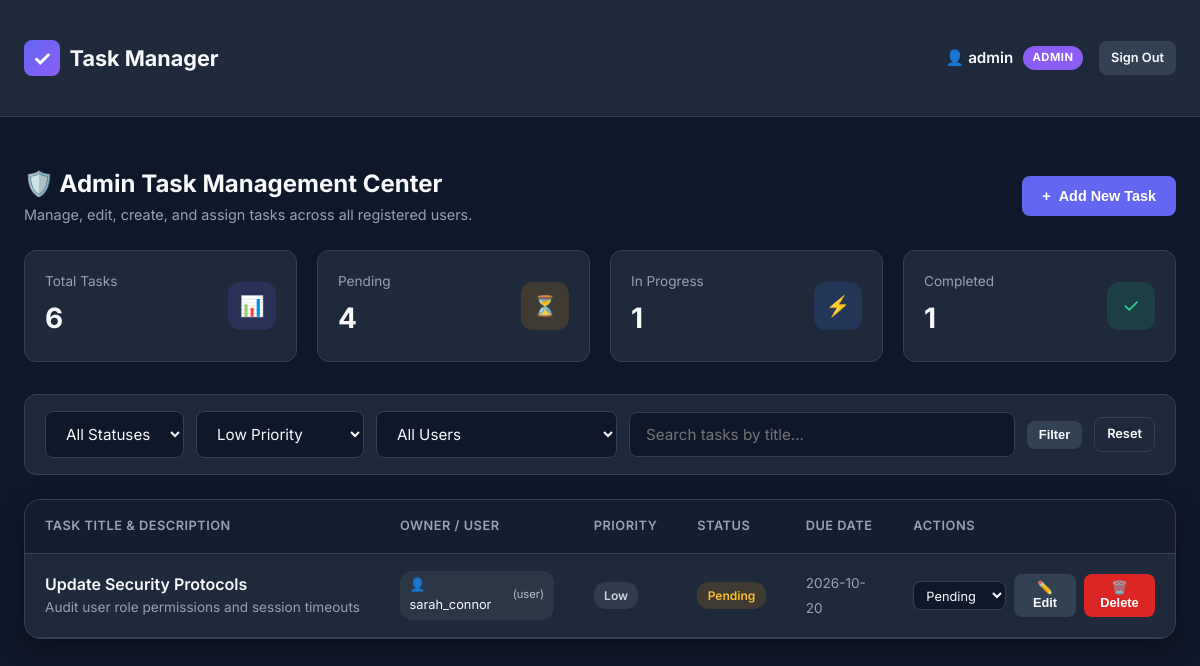
/dashboard.php?priority=low (signed in), run on the app's committed database.
### tables this page shows
CREATE TABLE users (
        id INTEGER PRIMARY KEY AUTOINCREMENT,
        username TEXT UNIQUE NOT NULL,
        email TEXT UNIQUE NOT NULL,
        password TEXT NOT NULL,
        role TEXT NOT NULL DEFAULT 'user',
        created_at DATETIME DEFAULT CURRENT_TIMESTAMP
    );

CREATE TABLE tasks (
        id INTEGER PRIMARY KEY AUTOINCREMENT,
        user_id INTEGER NOT NULL,
        title TEXT NOT NULL,
        description TEXT,
        priority TEXT DEFAULT 'medium',
        status TEXT DEFAULT 'pending',
        due_date DATE,
        created_at DATETIME DEFAULT CURRENT_TIMESTAMP,
        FOREIGN KEY (user_id) REFERENCES users(id) ON DELETE CASCADE
    );

### config.php (called while the page is built, shortened)
<?php
function sanitize($data) {
    return htmlspecialchars(trim($data ?? ''), ENT_QUOTES, 'UTF-8');
}
function is_logged_in() {
    return isset($_SESSION['user_id']) && !empty($_SESSION['user_id']);
}
function is_admin() {
    return is_logged_in() && isset($_SESSION['role']) && $_SESSION['role'] === 'admin';
}
function get_current_user_data() {
    return [
        'id' => $_SESSION['user_id'],
        'username' => $_SESSION['username'],
        'email' => $_SESSION['email'] ?? '',
        'role' => $_SESSION['role']
    ];
}
?>

### dashboard.php (the view, shortened to what this page needs)
<?php
require_once __DIR__ . '/config.php';
$current_user = get_current_user_data();
$is_admin = is_admin();
$filter_status = sanitize($_GET['status'] ?? '');
$filter_priority = sanitize($_GET['priority'] ?? '');
$filter_user = sanitize($_GET['user_id'] ?? '');
$search_query = sanitize($_GET['q'] ?? '');
if ($is_admin) {
    $stats_total = $pdo->query("SELECT COUNT(*) FROM tasks")->fetchColumn();
    $stats_pending = $pdo->query("SELECT COUNT(*) FROM tasks WHERE status = 'pending'")->fetchColumn();
    $stats_progress = $pdo->query("SELECT COUNT(*) FROM tasks WHERE status = 'in_progress'")->fetchColumn();
    $stats_completed = $pdo->query("SELECT COUNT(*) FROM tasks WHERE status = 'completed'")->fetchColumn();
}
if ($is_admin) {
    $all_users = $pdo->query("SELECT id, username, email, role FROM users ORDER BY username ASC")->fetchAll();
}
$sql = "SELECT t.*, u.username as owner_name, u.role as owner_role
        FROM tasks t
        JOIN users u ON t.user_id = u.id
        WHERE 1=1";
$params = [];
if (!empty($filter_priority)) {
    $sql .= " AND t.priority = ?";
    $params[] = $filter_priority;
}
$sql .= " ORDER BY CASE t.priority WHEN 'high' THEN 1 WHEN 'medium' THEN 2 WHEN 'low' THEN 3 END, t.created_at DESC";
$stmt = $pdo->prepare($sql);
$stmt->execute($params);
$tasks = $stmt->fetchAll();
?>
<!DOCTYPE html>
<html lang="en">
<head>
    <link rel="stylesheet" href="style.css">
</head>
<body>
    <nav class="navbar">
        <div class="container navbar-content">
            <a href="dashboard.php" class="brand">
                <div class="brand-icon">✓</div>
                Task Manager
            </a>
            <div class="user-profile">
                <div class="user-info">
                    <span style="font-weight: 600; font-size: 0.95rem;">
                        👤 <?php echo htmlspecialchars($current_user['username']); ?>
                    </span>
                    <span class="role-badge <?php echo $is_admin ? 'role-admin' : 'role-user'; ?>">
                        <?php echo htmlspecialchars(strtoupper($current_user['role'])); ?>
                    </span>
                </div>
                <a href="logout.php" class="btn btn-secondary btn-sm">Sign Out</a>
            </div>
        </div>
    </nav>
    <div class="container">
        <div class="dashboard-header">
            <div class="dashboard-title">
                <h2>
                    <?php echo $is_admin ? '🛡️ Admin Task Management Center' : '📋 My Tasks Dashboard'; ?>
                </h2>
                <p>
                    <?php echo $is_admin
                        ? 'Manage, edit, create, and assign tasks across all registered users.'
                        : 'Organize, create, update, and track your assigned tasks.'; ?>
                </p>
            </div>
            <button class="btn btn-primary" onclick="openCreateModal()">
                <span>+</span> Add New Task
            </button>
        </div>
        <div class="stats-grid">
            <div class="stat-card">
                <div class="stat-info">
                    <span>Total Tasks</span>
                    <h3><?php echo $stats_total; ?></h3>
                </div>
                <div class="stat-icon" style="background: rgba(99, 102, 241, 0.15); color: #818cf8;">📊</div>
            </div>
            <div class="stat-card">
                <div class="stat-info">
                    <span>Pending</span>
                    <h3><?php echo $stats_pending; ?></h3>
                </div>
                <div class="stat-icon" style="background: var(--status-pending-bg); color: var(--status-pending-text);">⏳</div>
            </div>
            <div class="stat-card">
                <div class="stat-info">
                    <span>In Progress</span>
                    <h3><?php echo $stats_progress; ?></h3>
                </div>
                <div class="stat-icon" style="background: var(--status-progress-bg); color: var(--status-progress-text);">⚡</div>
            </div>
            <div class="stat-card">
                <div class="stat-info">
                    <span>Completed</span>
                    <h3><?php echo $stats_completed; ?></h3>
                </div>
                <div class="stat-icon" style="background: var(--status-completed-bg); color: var(--status-completed-text);">✓</div>
            </div>
        </div>
        <form action="dashboard.php" method="GET" class="controls-bar">
            <div class="filter-group">
                <select name="status" class="form-control" style="width: auto;" onchange="this.form.submit()">
                    <option value="">All Statuses</option>
                </select>
                <select name="priority" class="form-control" style="width: auto;" onchange="this.form.submit()">
                    <option value="low" <?php echo $filter_priority === 'low' ? 'selected' : ''; ?>>Low Priority</option>
                </select>
                <?php if ($is_admin): ?>
                    <select name="user_id" class="form-control" style="width: auto;" onchange="this.form.submit()">
                        <option value="">All Users</option>
                    </select>
                <?php endif; ?>
                <input type="text" name="q" class="form-control search-input" placeholder="Search tasks by title..." value="<?php echo htmlspecialchars($search_query); ?>">
                <button type="submit" class="btn btn-secondary btn-sm">Filter</button>
                <?php if (!empty($filter_status) || !empty($filter_priority) || !empty($filter_user) || !empty($search_query)): ?>
                    <a href="dashboard.php" class="btn btn-secondary btn-sm" style="background: transparent; border: 1px solid var(--border-color);">Reset</a>
                <?php endif; ?>
            </div>
        </form>
        <div class="tasks-container">
            <?php if (count($tasks) > 0): ?>
                <div class="table-responsive">
                    <table class="tasks-table">
                        <thead>
                            <tr>
                                <th>Task Title & Description</th>
                                <?php if ($is_admin): ?>
                                    <th>Owner / User</th>
                                <?php endif; ?>
                                <th>Priority</th>
                                <th>Status</th>
                                <th>Due Date</th>
                                <th>Actions</th>
                            </tr>
                        </thead>
                        <tbody>
                            <?php foreach ($tasks as $task): ?>
                                <tr>
                                    <td>
                                        <span class="task-title-cell"><?php echo htmlspecialchars($task['title']); ?></span>
                                        <?php if (!empty($task['description'])): ?>
                                            <span class="task-desc-cell" title="<?php echo htmlspecialchars($task['description']); ?>">
                                                <?php echo htmlspecialchars($task['description']); ?>
                                            </span>
                                        <?php endif; ?>
                                    </td>
                                    <?php if ($is_admin): ?>
                                        <td>
                                            <span class="user-pill">
                                                👤 <?php echo htmlspecialchars($task['owner_name']); ?>
                                                <small style="opacity: 0.7; font-size: 0.7rem;">(<?php echo $task['owner_role']; ?>)</small>
                                            </span>
                                        </td>
                                    <?php endif; ?>
                                    <td>
                                        <span class="badge badge-<?php echo htmlspecialchars($task['priority']); ?>">
                                            <?php echo htmlspecialchars(ucfirst($task['priority'])); ?>
                                        </span>
                                    </td>
                                    <td>
                                        <span class="badge badge-<?php echo htmlspecialchars($task['status']); ?>">
                                            <?php echo htmlspecialchars(ucfirst(str_replace('_', ' ', $task['status']))); ?>
                                        </span>
                                    </td>
                                    <td>
                                        <span style="font-size: 0.85rem; color: var(--text-muted);">
                                            <?php echo $task['due_date'] ? htmlspecialchars($task['due_date']) : '—'; ?>
                                        </span>
                                    </td>
                                    <td>
                                        <div class="actions-cell">
                                            <form action="task_action.php" method="POST" style="display: inline-block;">
                                                <select name="status" class="form-control" style="padding: 0.3rem 0.5rem; font-size: 0.8rem;" onchange="this.form.submit()">
                                                    <option value="pending" <?php echo $task['status'] === 'pending' ? 'selected' : ''; ?>>Pending</option>
                                                </select>
                                            </form>
                                            <button class="btn btn-secondary btn-sm" onclick='openEditModal(<?php echo json_encode($task); ?>)'>
                                                ✏️ Edit
                                            </button>
                                            <form action="task_action.php" method="POST" style="display: inline-block;" onsubmit="return confirm('Are you sure you want to delete this task?');">
                                                <button type="submit" class="btn btn-danger btn-sm">
                                                    🗑️ Delete
                                                </button>
                                            </form>
                                        </div>
                                    </td>
                                </tr>
                            <?php endforeach; ?>
                        </tbody>
                    </table>
                </div>
            <?php endif; ?>
        </div>
    </div>
</body>
</html>

### data on the page
users: username "admin", role "ADMIN"
tasks: title "Update Security Protocols", description "Audit user role permissions and session timeouts", user.username "sarah_connor", user.role "user", priority "Low", status "Pending", due_date "2026-10-20"

### other printed values
$stats_total "6"
$stats_pending "4"
$stats_progress "1"
$stats_completed "1"
